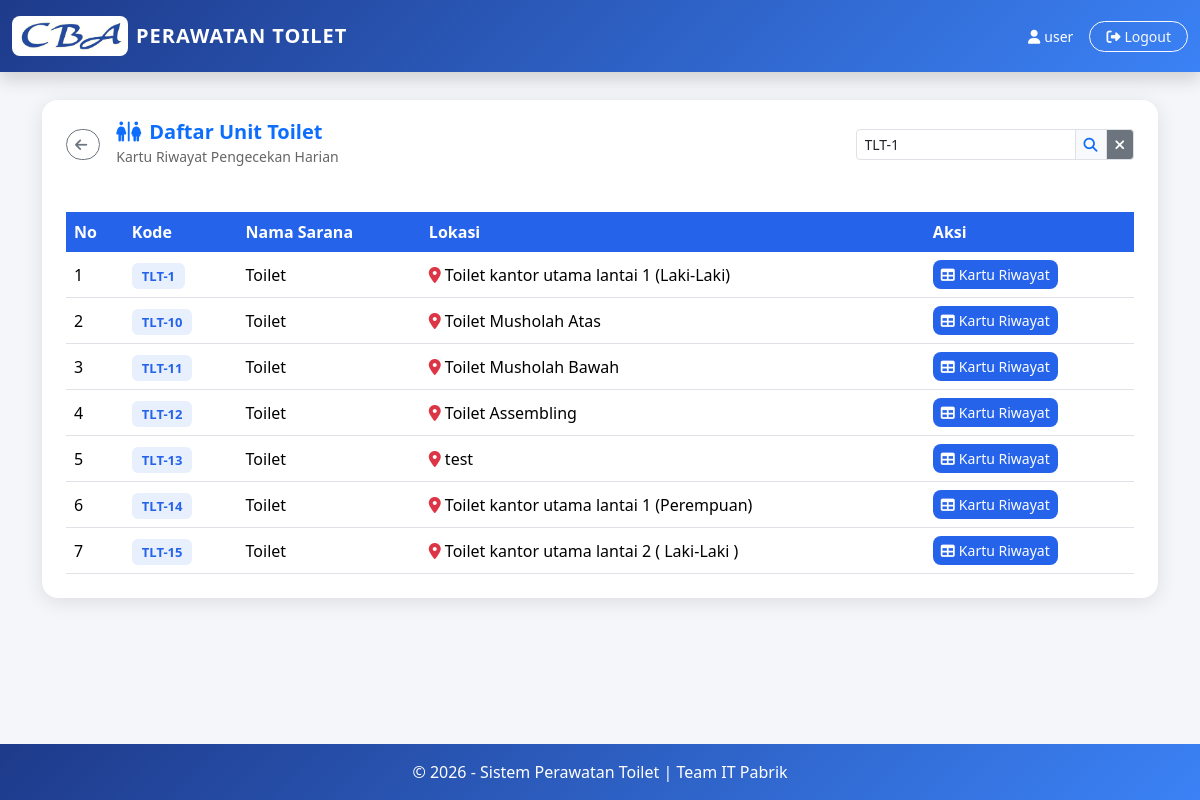
The app's page /toilet_home.php?keyword=TLT-1 (signed in) with its own data.
### tables this page shows
CREATE TABLE `toilet_unit` (
  `id` int(11) NOT NULL,
  `no_kode` varchar(50) NOT NULL,
  `nama_sarana` varchar(100) DEFAULT 'Toilet',
  `lokasi` varchar(200) DEFAULT NULL
);

### toilet_home.php (the view, shortened to what this page needs)
<?php
include "config/koneksi.php";
mysqli_query($conn, "CREATE TABLE IF NOT EXISTS `toilet_unit` (
  `id` int(11) NOT NULL AUTO_INCREMENT,
  `no_kode` varchar(50) NOT NULL,
  `nama_sarana` varchar(100) DEFAULT 'Toilet',
  `lokasi` varchar(200) DEFAULT NULL,
  PRIMARY KEY (`id`)
) ENGINE=InnoDB DEFAULT CHARSET=utf8mb4");
mysqli_query($conn, "CREATE TABLE IF NOT EXISTS `checklist_toilet` (
  `id` int(11) NOT NULL AUTO_INCREMENT,
  `toilet_id` int(11) NOT NULL,
  `tahun` int(4) NOT NULL,
  `bulan` tinyint(2) NOT NULL,
  `tanggal_cek` date DEFAULT NULL,
  `tissue_toilet` enum('Ok','Nok') DEFAULT NULL,
  `lantai_bersih` enum('Ok','Nok') DEFAULT NULL,
  `closet_bersih` enum('Ok','Nok') DEFAULT NULL,
  `dinding_bersih` enum('Ok','Nok') DEFAULT NULL,
  `kran_shower` enum('Ok','Nok') DEFAULT NULL,
  `sarang_laba` enum('Ok','Nok') DEFAULT NULL,
  `tersedia_pewangi` enum('Ok','Nok') DEFAULT NULL,
  `lap_sabun` enum('Ok','Nok') DEFAULT NULL,
  `tempat_sampah` enum('Ok','Nok') DEFAULT NULL,
  `matikan_lampu` enum('Ok','Nok') DEFAULT NULL,
  `paraf` varchar(100) DEFAULT NULL,
  `catatan` text DEFAULT NULL,
  `foto` varchar(255) DEFAULT NULL,
  `users_id` int(11) DEFAULT NULL,
  `created_at` datetime DEFAULT CURRENT_TIMESTAMP,
  PRIMARY KEY (`id`),
  UNIQUE KEY `unique_toilet_date` (`toilet_id`, `tanggal_cek`)
) ENGINE=InnoDB DEFAULT CHARSET=utf8mb4");
?>
<?php
$keyword = isset($_GET['keyword']) ? mysqli_real_escape_string($conn, $_GET['keyword']) : '';
$where = "";
if ($keyword != '') {
  $where = "WHERE no_kode LIKE '%$keyword%' OR nama_sarana LIKE '%$keyword%' OR lokasi LIKE '%$keyword%'";
}
$listToilet = mysqli_query($conn, "SELECT * FROM toilet_unit $where ORDER BY CAST(REGEXP_REPLACE(no_kode, '[^0-9]', '') AS UNSIGNED) ASC");
?>
<!DOCTYPE html>
<html lang="id">
<head>
  <link href="https://cdn.jsdelivr.net/npm/bootstrap@5.3.2/dist/css/bootstrap.min.css" rel="stylesheet">
</head>
<body>
  <nav class="navbar navbar-toilet fixed-top py-3 shadow">
    <div class="container-fluid d-flex justify-content-between align-items-center">
      <div class="d-flex align-items-center gap-2 text-white" style="cursor:pointer"
        onclick="window.location.href='dashboard.php'">
        <img src="assets/images/cba.png" alt="Logo CBA"
          style="height:40px; background:white; padding:4px; border-radius:8px;">
        <span class="fw-bold fs-5 d-none d-sm-inline" style="letter-spacing:1px">PERAWATAN TOILET</span>
      </div>
      <div class="d-flex align-items-center gap-2 gap-md-3">
        <span class="text-white small d-none d-md-inline"><i
            class="fa-solid fa-user me-1"></i><?= $_SESSION['username'] ?></span>
        <a href="logout.php" class="btn btn-sm btn-outline-light rounded-pill px-2 px-md-3" title="Logout">
          <span class="d-none d-sm-inline"><i class="fa-solid fa-right-from-bracket me-1"></i>Logout</span>
        </a>
      </div>
    </div>
  </nav>
  <div class="container" style="margin-top:100px; padding-bottom:40px; flex:1;">
    <div class="card card-toilet">
      <div class="card-toilet-header d-flex justify-content-between align-items-center flex-wrap gap-3">
        <div class="d-flex align-items-center gap-3">
          <a href="dashboard.php" class="btn btn-sm btn-outline-secondary rounded-pill" title="Kembali ke Dashboard">
            <i class="fa-solid fa-arrow-left me-1"></i><span class="d-none d-sm-inline"></span>
          </a>
          <div>
            <h5 class="fw-bold mb-0 text-primary"><i class="fa-solid fa-restroom me-2"></i>Daftar Unit Toilet
            </h5>
            <small class="opacity-75">Kartu Riwayat Pengecekan Harian</small>
          </div>
        </div>
        <div class="d-flex flex-column flex-sm-row align-items-stretch align-items-sm-center gap-2 mt-3 mt-sm-0">
          <form method="GET" class="d-flex m-0">
            <div class="input-group input-group-sm w-100">
              <input type="text" name="keyword" class="form-control" placeholder="Cari Kode/Lokasi..."
                value="<?= htmlspecialchars($keyword) ?>">
              <button type="submit" class="btn btn-light text-primary border"><i
                  class="fa-solid fa-search"></i></button>
              <?php if ($keyword != ''): ?>
                <a href="toilet_home.php" class="btn btn-secondary border"><i class="fa-solid fa-times"></i></a>
              <?php endif; ?>
            </div>
          </form>
        </div>
      </div>
      <div class="card-body p-4">
        <div class="table-responsive">
          <table class="table table-hover align-middle mb-0">
            <thead>
              <tr>
                <th>No</th>
                <th>Kode</th>
                <th>Nama Sarana</th>
                <th>Lokasi</th>
                <th>Aksi</th>
              </tr>
            </thead>
            <tbody>
              <?php $no = 1;
              while ($row = mysqli_fetch_assoc($listToilet)): ?>
                <tr>
                  <td data-label="No"><?= $no++ ?></td>
                  <td data-label="Kode"><span class="toilet-badge"><?= htmlspecialchars($row['no_kode']) ?></span></td>
                  <td data-label="Nama Sarana"><?= htmlspecialchars($row['nama_sarana']) ?></td>
                  <td data-label="Lokasi">
                    <span><i
                        class="fa-solid fa-location-dot text-danger me-1"></i><?= htmlspecialchars($row['lokasi']) ?></span>
                  </td>
                  <td data-label="Aksi">
                    <a href="toilet_kartu.php?toilet_id=<?= $row['id'] ?>" class="btn btn-kartu btn-sm flex-grow-1">
                      <i class="fa-solid fa-table me-1"></i><span class="d-inline">Kartu Riwayat</span>
                    </a>
                  </td>
                </tr>
              <?php endwhile; ?>
            </tbody>
          </table>
        </div>
      </div>
    </div>
  </div>
  <footer class="py-3 text-center">
    &copy; <?= date('Y') ?> - Sistem Perawatan Toilet | Team IT Pabrik
  </footer>
</body>
</html>

### toilet_home.php (style rules this page uses)
:root { --blue: #2563eb; --blue-dark: #1e3a8a; --blue-light: #3b82f6; }
body { background: #f4f6f9; font-family: 'Segoe UI', sans-serif; min-height: 100vh; display: flex; flex-direction: column; }
.navbar-toilet { background: linear-gradient(135deg, var(--blue-dark), var(--blue-light)); }
.card-toilet { border: none; border-radius: 16px; box-shadow: 0 4px 20px rgba(0, 0, 0, .1); }
.card-toilet-header { background: #fff; color: #333; border-radius: 16px 16px 0 0; padding: 20px 24px; }
.toilet-badge { background: rgba(37, 99, 235, 0.1); color: var(--blue); font-weight: 600; padding: 4px 10px; border-radius: 6px; font-size: 13px; }
.table thead th { background: var(--blue); color: #fff; border: none; white-space: nowrap; }
.table tbody td { white-space: nowrap; }
.btn-kartu { background: var(--blue); color: #fff; border: none; border-radius: 8px; }
footer { background: linear-gradient(135deg, var(--blue-dark), var(--blue-light)); color: #fff; margin-top: 40px; }

### records on screen
toilet_unit: no_kode "TLT-1", nama_sarana "Toilet", lokasi "Toilet kantor utama lantai 1 (Laki-Laki)"
toilet_unit: no_kode "TLT-10", nama_sarana "Toilet", lokasi "Toilet Musholah Atas"
toilet_unit: no_kode "TLT-11", nama_sarana "Toilet", lokasi "Toilet Musholah Bawah"
toilet_unit: no_kode "TLT-12", nama_sarana "Toilet", lokasi "Toilet Assembling"
toilet_unit: no_kode "TLT-13", nama_sarana "Toilet", lokasi "test"
toilet_unit: no_kode "TLT-14", nama_sarana "Toilet", lokasi "Toilet kantor utama lantai 1 (Perempuan)"
toilet_unit: no_kode "TLT-15", nama_sarana "Toilet", lokasi "Toilet kantor utama lantai 2 ( Laki-Laki )"

### other values on screen
$_SESSION['username'] "user"
